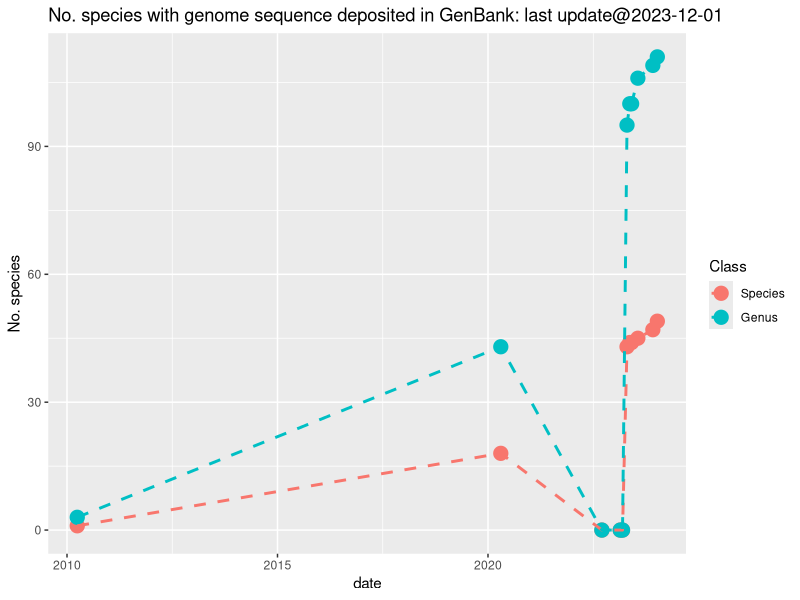

Generate this figure with R:
#plot.no_genome_deposited.R


library(tidyverse)
library(ggplot2)
library(lubridate)

last_day <- "2023-12-01"

list20220915 <- read_csv("aquatic_organism_genome_size_2022_0915.csv")
list20230221 <- read_csv("aquatic_organism_genome_size_2023_0221.csv")
list20230313 <- read_csv("aquatic_organism_genome_size_2023_0313.csv")
list20230329 <- read_csv("aquatic_organism_genome_size_2023_0329.csv")
list20230421 <- read_csv("aquatic_organism_genome_size_2023_0421.csv")
list20230515 <- read_csv("aquatic_organism_genome_size_2023_0515.csv")
list20230531 <- read_csv("aquatic_organism_genome_size_2023_0531.csv")
list20230724 <- read_csv("aquatic_organism_genome_size_2023_0724.csv")
list20231201 <- read_csv("aquatic_organism_genome_size_2023_1201.csv")
list20240109 <- read_csv("aquatic_organism_genome_size_2024_0109.csv")

No_sp_genome_20100331 <- 1
No_sp_genome_20200421 <- 18
No_sp_genome_20220915 <- sum(!is.na(list20220915$Genome_size_of_the_species_Mbp)) 
No_sp_genome_20230221 <- sum(!is.na(list20230221$Genome_size_of_the_species_Mbp)) 
No_sp_genome_20230313 <- sum(!is.na(list20230313$Genome_size_of_the_species_Mbp)) 
No_sp_genome_20230329 <- sum(!is.na(list20230329$Genome_size_of_the_species_Mbp)) 
No_sp_genome_20230421 <- sum(!is.na(list20230421$Genome_size_of_the_species_Mbp)) 
No_sp_genome_20230515 <- sum(!is.na(list20230515$Genome_size_of_the_species_Mbp)) 
No_sp_genome_20230531 <- sum(!is.na(list20230531$Genome_size_of_the_species_Mbp)) 
No_sp_genome_20230724 <- sum(!is.na(list20230724$Genome_size_of_the_species_Mbp)) 
No_sp_genome_20231201 <- sum(!is.na(list20231201$Genome_size_of_the_species_Mbp)) 
No_sp_genome_20240109 <- sum(!is.na(list20240109$Genome_size_of_the_species_Mbp)) 


No_sp_genus_20100331 <- 3
No_sp_genus_20200421 <- 43
No_genus_genome_20220915 <- sum(!is.na(list20220915$Average_genome_size_of_the_genus_Mbp)) 
No_genus_genome_20230221 <- sum(!is.na(list20230221$Average_genome_size_of_the_genus_Mbp)) 
No_genus_genome_20230313 <- sum(!is.na(list20230313$Average_genome_size_of_the_genus_Mbp)) 
No_genus_genome_20230329 <- sum(!is.na(list20230329$Average_genome_size_of_the_genus_Mbp)) 
No_genus_genome_20230421 <- sum(!is.na(list20230421$Average_genome_size_of_the_genus_Mbp)) 
No_genus_genome_20230515 <- sum(!is.na(list20230515$Average_genome_size_of_the_genus_Mbp)) 
No_genus_genome_20230531 <- sum(!is.na(list20230531$Average_genome_size_of_the_genus_Mbp)) 
No_genus_genome_20230724 <- sum(!is.na(list20230724$Average_genome_size_of_the_genus_Mbp)) 
No_genus_genome_20231201 <- sum(!is.na(list20231201$Average_genome_size_of_the_genus_Mbp)) 
No_genus_genome_20240109 <- sum(!is.na(list20240109$Average_genome_size_of_the_genus_Mbp)) 


genome_chronology <- tibble(
  date = c(ymd("2010-03-31"),ymd("2020-04-21"),ymd("2022-09-15"), 
           ymd("2023-02-21"),ymd("2023-03-13"),ymd("2023-04-21"),
           ymd("2023-05-15"),ymd("2023-05-31"),ymd("2023-07-24"),
           ymd("2023-12-01"),ymd("2024-01-09")), 
  Species = c(No_sp_genome_20100331, No_sp_genome_20200421, No_sp_genome_20220915,
              No_sp_genome_20230221,No_sp_genome_20230313, No_sp_genome_20230421,
              No_sp_genome_20230515,No_sp_genome_20230531,No_sp_genome_20230724,
              No_sp_genome_20231201, No_sp_genome_20240109),
  Genus = c(No_sp_genus_20100331,No_sp_genus_20200421,No_genus_genome_20220915,
            No_genus_genome_20230221,No_genus_genome_20230313,No_genus_genome_20230421,
            No_genus_genome_20230515,No_genus_genome_20230531,No_genus_genome_20230724,
            No_genus_genome_20231201,No_genus_genome_20240109)
            )

Taxonomic_class_lab <- c("Species","Genus")

genome_chronology <- genome_chronology %>% 
  tidyr::gather(Levels, Value, -date) %>% mutate(Class = factor(Levels, levels=Taxonomic_class_lab))

current_day <-  Sys.Date()
title_lab <- paste0("No. species with genome sequence deposited in GenBank: last update@",last_day)
plot_sp_level <- ggplot(data = genome_chronology, aes(x=date, y = Value, color=Class, group=Class)) + 
  geom_point(size=4.5) + 
  geom_line(linetype = "dashed", linewidth = 1) +
  labs(y="No. species", title=title_lab)

png("No_sp_genome_deposited.png", width = 600, height = 400)
plot_sp_level
dev.off()
